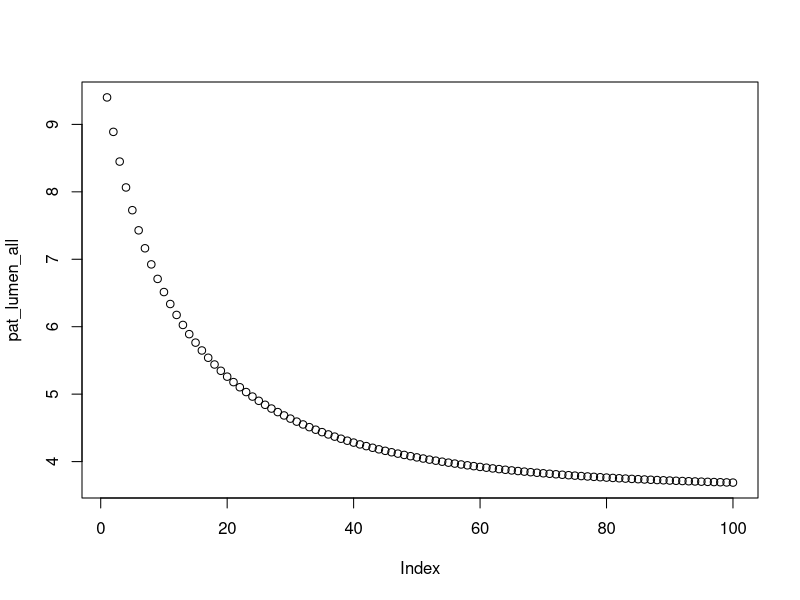
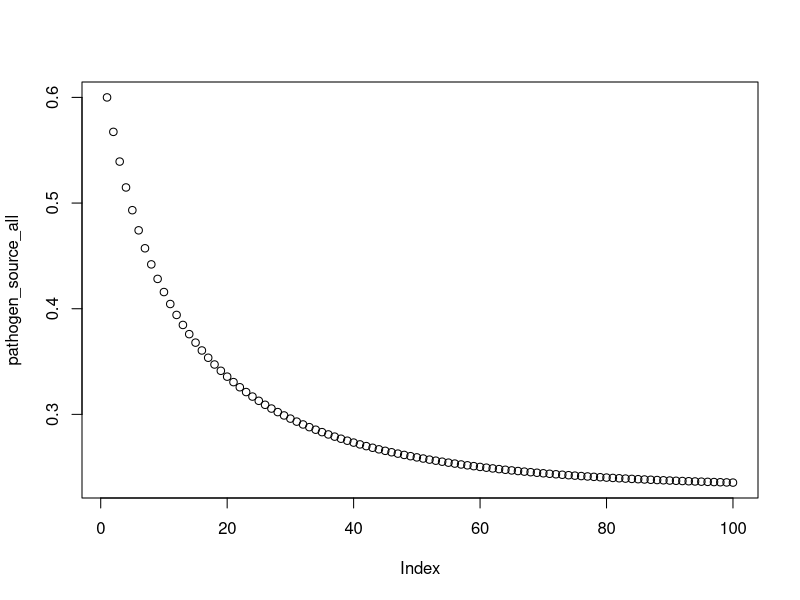

Write R code to recreate these figures, in order.
rm(list=ls())
library(dplyr)
library(tidyr)
library(zoo)

rate_leak_pathogen_injury = .1

r_pat         = rate_leak_pathogen_injury
pat_lumen     = 10
pat_lumen_max = pat_lumen
inj_level     = c(rep(0,5),rep(1,15),rep(0,5))

p_leak_constant=(1/(250))
pathogen_source_all = c()
pat_lumen_all = c()

for (t in 1:100){
  pat_lumen           = pat_lumen*(1+r_pat*(1-pat_lumen/pat_lumen_max))
  pathogen_source     = pat_lumen*inj_level*p_leak_constant # this is because I don't wanna change the rate_leak_pathogen_injury in ASSIGN_PARAMETERS.R
  pat_lumen           = pmax(0,pat_lumen - sum(pathogen_source))
  pathogen_source_all = c(pathogen_source_all, sum(pathogen_source))
  pat_lumen_all       = c(pat_lumen_all, pat_lumen)
}

plot(pat_lumen_all)
plot(pathogen_source_all)
